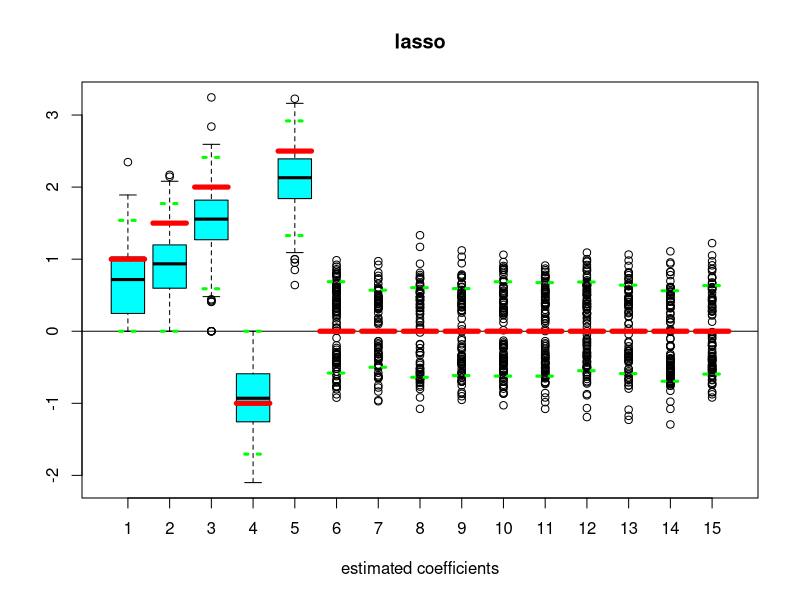
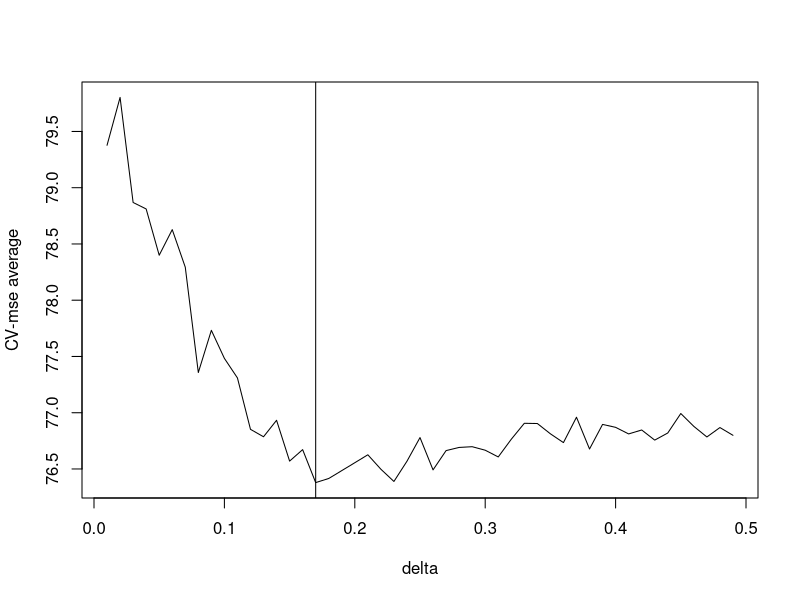
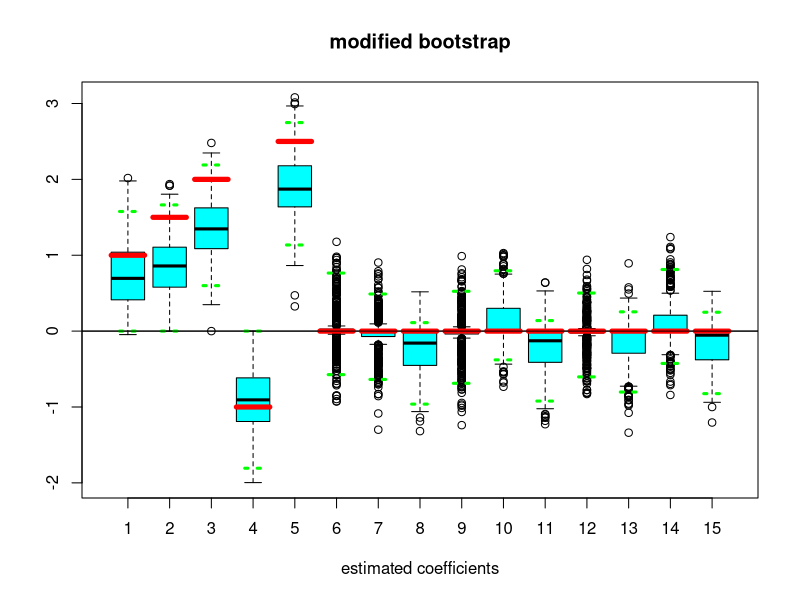
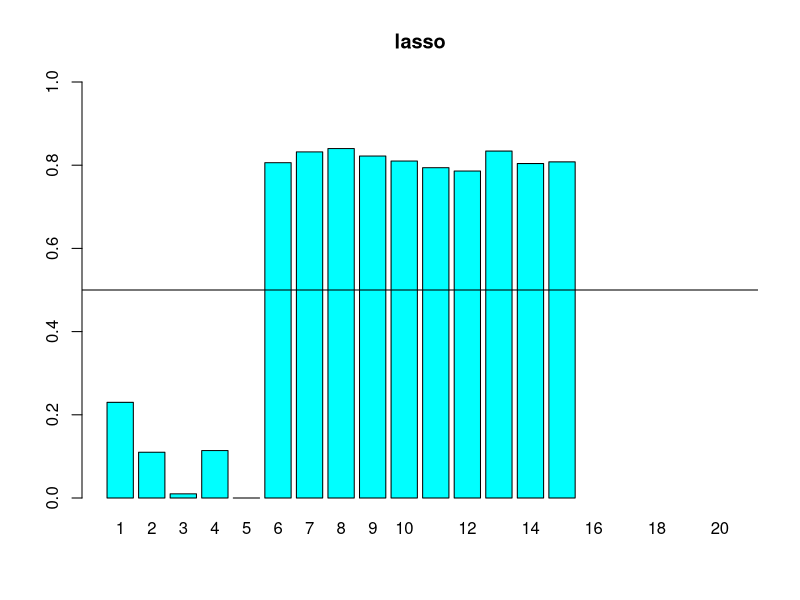
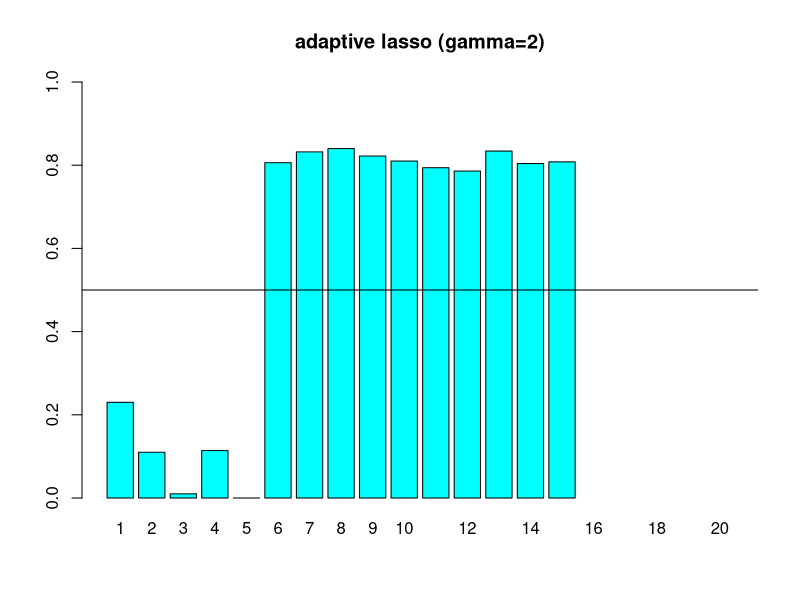
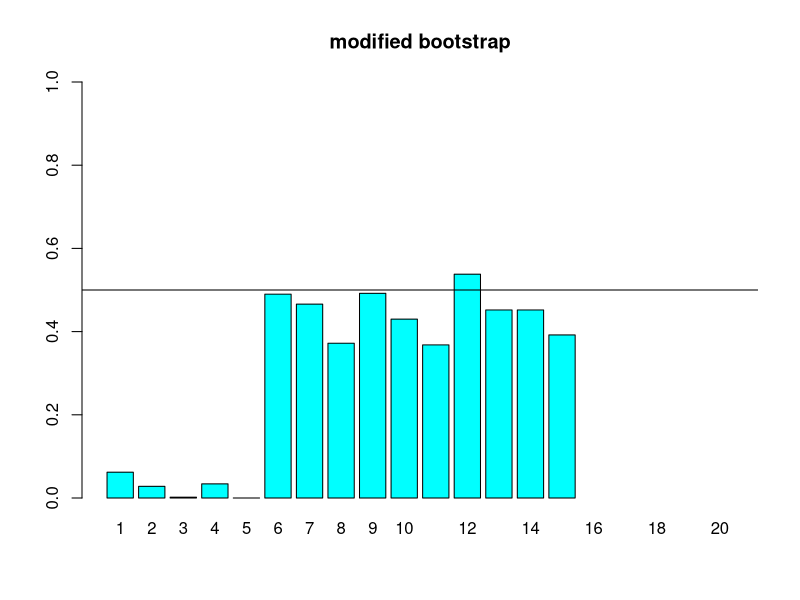

Source code (R) for these figures, in order: (Note: a time limit stopped this script after it produced the figures.)

library(glmnet)
library(MASS)

#data preperation

###orthogonal data
set.seed(100)
n=500

p=15
X=scale(matrix(rnorm(n*p),nrow = n))
b=c(1,1.5,2,-1,2.5,rep(0,p-5))
y=X %*% b+rnorm(n,0,9) 
sdata=data.frame(y,X)


##for lasso and adaptive lasso
ols_coef=coef(lm(sdata$y~.,data = sdata))   #ols estimate
gamma=2
weight=1/(abs(ols_coef[-1]))^gamma

#residualbootstrap
#for residual
cvfit=cv.glmnet(X,y,alpha=1,penalty.factor=weight)
adlassomodel=glmnet(X,y,alpha=1,family="gaussian",penalty.factor=weight)
adlassoest=coef(adlassomodel,s=cvfit$lambda.min) # estimates
res=y-predict(cvfit,s=cvfit$lambda.1se,newx=X) #residual
res=res-mean(res)


#for bootstrap
indicator=rep(0,p)
indicator[b!=0]=1
B=500
beta_B=matrix(0,nrow=p+1,ncol = B)
count=0
for(i in 1:B){
  s=sample(1:nrow(X),nrow(X),replace=TRUE)
  bootres=res[s]
  y_new=X%*%adlassoest[-1]+bootres
  data_B=data.frame(y_new,X)
  ols_coef=coef(lm(data_B$y_new~.,data = data_B))   #ols estimate
  weight=1/(abs(ols_coef[-1]))^gamma
  cvfit=cv.glmnet(X,y_new,alpha=1,penalty.factor=weight)
  lambda.min=cvfit$lambda.min
  beta_B[,i]=as.numeric(coef(cvfit,s="lambda.min"))
  indicator_B=rep(0,p)
  indicator_B[beta_B[-1,i]!=0]=1
  if(setequal(indicator_B,indicator)==T){
    count=count+1
  }
}





se=apply(beta_B,1, sd)

conf=apply(beta_B,1, quantile,probs=c(0.025,0.975))

lasso_equal0=numeric(p+1)
for(i in 1:p+1){
  lasso_equal0[i]=sum(beta_B[i,]==0)/B
}

adalasso_equal0=numeric(p+1)
for(i in 1:p+1){
  adalasso_equal0[i]=sum(beta_B[i,]==0)/B
}


#p_value=numeric(p+1)
#for(i in 1:p+1){
#  p_value[i]=min(sum(beta_B[i,]<lassoest[i]),sum(beta_B[i,]>lassoest[i]))/B
#}
boxplot(t(beta_B[2:16,]),col="cyan",xlab="estimated coefficients",main="lasso")
abline(h=0,col="black")
y0s=c(b[1:15])
x0s=1:15-0.4
x1s=1:15+0.4
segments(x0=x0s,x1=x1s,y0=y0s,col="red",lwd=5)
segments(x0=x0s+0.2,x1=x1s-0.2,y0=conf[1,2:16],col="green",lwd=3,lty=3)
segments(x0=x0s+0.2,x1=x1s-0.2,y0=conf[2,2:16],col="green",lwd=3,lty=3)

#legend("topright",legend = c("line passing through 0","actual parameters given\n in simulation","95% confidence interval"),
#       col=c("black","red","green"),lty = c(1,1,3),lwd=c(1,5,3))

cbind(1:15,b,as.numeric(adlassoest)[-1],apply(beta_B, 1, mean)[-1],se[-1],t(conf[,-1]))




##modified bootstrap
set.seed(100)
n=500

p=15
X=scale(matrix(rnorm(n*p),nrow = n))
b=c(1,1.5,2,-1,2.5,rep(0,p-5))
y=X %*% b+rnorm(n,0,9) 
sdata=data.frame(y,X)
#lasso fit
cvfit=cv.glmnet(X,y,alpha=1)
lassomodel=glmnet(X,y,alpha=1,family="gaussian")
pred=predict(lassomodel,s=cvfit$lambda.min,newx=X)
est=coef(cvfit,s=cvfit$lambda.min)[,1]
est=est[-1]
#10 fold cross validation selection of delta
library(caret)
fold=createFolds(y,k=10)
sdel=function(delta){
  rss=numeric(10)
  for(i in 1:10){
    y_test=y[fold[[i]]]
    X_test=X[fold[[i]],]
    y_train=y[-fold[[i]]]
    X_train=X[-fold[[i]],]
    model=cv.glmnet(X_train,y_train,alpha=1)
    lmodel=glmnet(X_train,y_train,alpha=1,family="gaussian")
    lest=coef(model,s=model$lambda.min)[,1]
    lest=lest[-1]
    lseq=1/(n^delta)
    mest=numeric()
    for(j in 1:p){
      if(lest[j]<lseq && lest[j]>-lseq){
        mest[j]=0
      }else{
        mest[j]=lest[j]
      }
    }
    lpred=X_test%*%mest
    rss[i]=mean((y_test-lpred)^2)
  }
  return(mean(rss))
}
del=seq(0.01,0.49,by=0.01)
delta_mse=numeric(length(del))
for(i in 1:length(del)){
  delta_mse[i]=sdel(del[i])
}
par(mfrow=c(1,1))
plot(del,delta_mse,type="l",xlab = "delta",ylab = "CV-mse average")
for(i in 1:length(del)){
  if(delta_mse[i]==min(delta_mse)){
    del_min=del[i]
    break
  }
}
del_min
abline(v=del_min)
cbind(del,delta_mse)



#Estimate Modification
seq=1/(n^del_min)
est1=numeric()
for(i in 1:p){
  if(est[i]<seq && est[i]>-seq){
    est1[i]=0
  }else{
    est1[i]=est[i]
  }
}

#modified residual bootstrap
indicator=rep(0,p)
indicator[b!=0]=1
count=0
B=500
beta_B=matrix(0,nrow=p+1,ncol = B)
modres=y-X%*%est1
modres=modres-mean(modres)
for(i in 1:B){
  s=sample(1:n,n,replace = T)
  bootres=modres[s]
  y_B=X[s,] %*% est1+bootres
  X_B=X[s,]
  cvfit=cv.glmnet(X_B,y_B,alpha=1)
  lambda.min=cvfit$lambda.min
  
  beta_B[,i]=as.numeric(coef(cvfit,s="lambda.min"))
  indicator_B=rep(0,p)
  indicator_B[beta_B[-1,i]!=0]=1
  if(setequal(indicator_B,indicator)==T){
    count=count+1
  }
}
prob_B=count/B

prob_B




se=apply(beta_B,1, sd)
conf=apply(beta_B,1, quantile,probs=c(0.025,0.975))
bootest=apply(beta_B,1,mean)

boxplot(t(beta_B[2:16,]),col="cyan",xlab="estimated coefficients",main="modified bootstrap")
abline(h=0,col="black")
y0s=c(b[1:15])
x0s=1:15-0.4
x1s=1:15+0.4
segments(x0=x0s,x1=x1s,y0=y0s,col="red",lwd=5)
segments(x0=x0s+0.2,x1=x1s-0.2,y0=conf[1,2:16],col="green",lwd=3,lty=3)
segments(x0=x0s+0.2,x1=x1s-0.2,y0=conf[2,2:16],col="green",lwd=3,lty=3)
abline(h=0)
#legend("topright",legend = c("line passing through 0","actual parameters given\n in simulation","95% confidence interval"),
#       col=c("black","red","green"),lty = c(1,1,3),lty = c(1,1,3),lwd=c(1,5,3))



mod_equal0=numeric(p+1)
for(i in 1:p+1){
  mod_equal0[i]=sum(beta_B[i,]==0)/B
}



barplot(lasso_equal0[2:21],ylim = c(0,1)
        ,main="lasso",names=1:20,col = "cyan")
abline(h=0.5)
barplot(adalasso_equal0[2:21],ylim = c(0,1)
        ,main="adaptive lasso (gamma=2)",names=1:20,col = "cyan")
abline(h=0.5)
barplot(mod_equal0[2:21],ylim = c(0,1)
        ,main="modified bootstrap",names=1:20,col = "cyan")
abline(h=0.5)


#__________________________________________________________________
#setup 2
set.seed(100)
n=300
p=400
X=matrix(rnorm(n*p),nrow=n)
b=c(1,0.5,0.64,-0.4,0.6,0.5,0.7,1.2,0.61,0.8,rep(0,p-10))
y=X %*% b+rnorm(n,0,1) 
sdata=scale(data.frame(y,X))



cvfit_W=cv.glmnet(X,y,alpha=0)
ridge_W=glmnet(X,y,alpha=0,family="gaussian")
coef_w=coef(ridge_W,s=cvfit_W$lambda.min) # estimates
gamma=0
weight=1/(abs(coef_w[-1]))^gamma

#residualbootstrap
#for residual
cvfit=cv.glmnet(X,y,alpha=1,penalty.factor=weight)
adlassomodel=glmnet(X,y,alpha=1,family="gaussian",penalty.factor=weight)
adlassoest=coef(adlassomodel,s=cvfit$lambda.min) # estimates
res=y-predict(cvfit,s=cvfit$lambda.1se,newx=X) #residual
res=res-mean(res)

#for bootstrap
indicator=rep(0,p)
indicator[b!=0]=1
B=500
beta_B=matrix(0,nrow=p+1,ncol = B)
count=0
for(i in 1:B){
  s=sample(1:nrow(X),nrow(X),replace=TRUE)
  bootres=res[s]
  y_new=X%*%adlassoest[-1]+bootres
  
  cvfit_B=cv.glmnet(X,y_new,alpha=0)
  ridge_B=glmnet(X,y_new,alpha=0,family="gaussian")
  coef_B=coef(ridge_B,s=cvfit_B$lambda.min) # estimates
  weight=1/(abs(coef_B[-1]))^gamma
  
  cvfit=cv.glmnet(X,y_new,alpha=1,penalty.factor=weight)
  lambda.min=cvfit$lambda.min
  beta_B[,i]=as.numeric(coef(cvfit,s="lambda.min"))
  indicator_B=rep(0,p)
  indicator_B[beta_B[-1,i]!=0]=1
  if(setequal(indicator_B,indicator)==T){
    count=count+1
  }
}



se=apply(beta_B,1, sd)

conf=apply(beta_B,1, quantile,probs=c(0.025,0.975))

lasso_equal0=numeric(p+1)
for(i in 1:p+1){
  lasso_equal0[i]=sum(beta_B[i,]==0)/B
}

adalasso_equal0=numeric(p+1)
for(i in 1:p+1){
  adalasso_equal0[i]=sum(beta_B[i,]==0)/B
}


#p_value=numeric(p+1)
#for(i in 1:p+1){
#  p_value[i]=min(sum(beta_B[i,]<lassoest[i]),sum(beta_B[i,]>lassoest[i]))/B
#}
boxplot(t(beta_B[2:16,]),col="cyan",xlab="estimated coefficients",main="lasso")
abline(h=0,col="black")
y0s=c(b[1:15])
x0s=1:15-0.4
x1s=1:15+0.4
segments(x0=x0s,x1=x1s,y0=y0s,col="red",lwd=5)
segments(x0=x0s+0.2,x1=x1s-0.2,y0=conf[1,2:16],col="green",lwd=3,lty=3)
segments(x0=x0s+0.2,x1=x1s-0.2,y0=conf[2,2:16],col="green",lwd=3,lty=3)

#legend("topright",legend = c("line passing through 0","actual parameters given\n in simulation","95% confidence interval"),
#       col=c("black","red","green"),lty = c(1,1,3),lwd=c(1,5,3))

cbind(1:15,b,as.numeric(adlassoest)[-1],apply(beta_B, 1, mean)[-1],se[-1],t(conf[,-1]))
